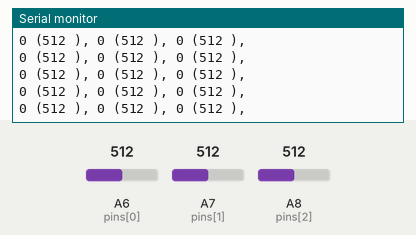
A sketch run on a simulated Arduino Mega 2560, built with avr-gcc and run on an emulated ATmega2560. Parts: the last lines printed to the serial monitor. Inputs (shaded band) come from the test bench; at power-on: A6 (pins[0]) = 512, A7 (pins[1]) = 512, A8 (pins[2]) = 512.

Above: at 1.2 s.
1.3 s: A6 (pins[0]) set to 610
At 1.56 s:
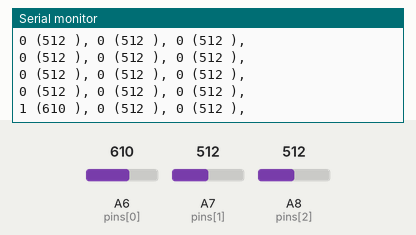
2.8 s: A7 (pins[1]) set to 610
At 2.97 s:
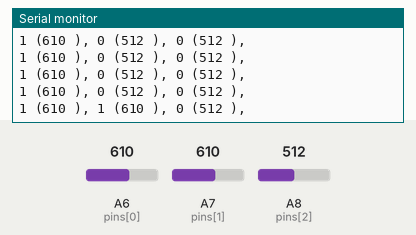
4.3 s: A8 (pins[2]) set to 610
At 4.38 s:
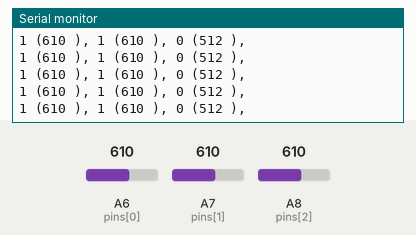
5.8 s: A6 (pins[0]) set to 590
At 5.99 s:
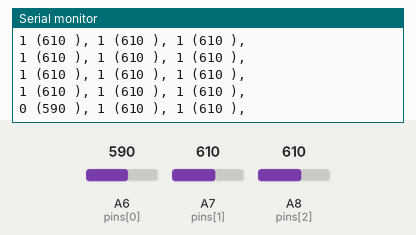
7.3 s: A7 (pins[1]) set to 590
At 7.4 s:
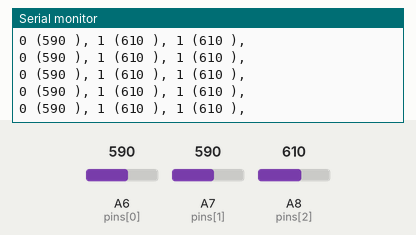
8.8 s: A8 (pins[2]) set to 590
At 8.81 s:
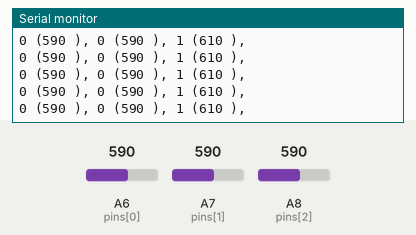
Timing chart, 0 to 11.3 s (numbered marks = the images above; inputs shaded):
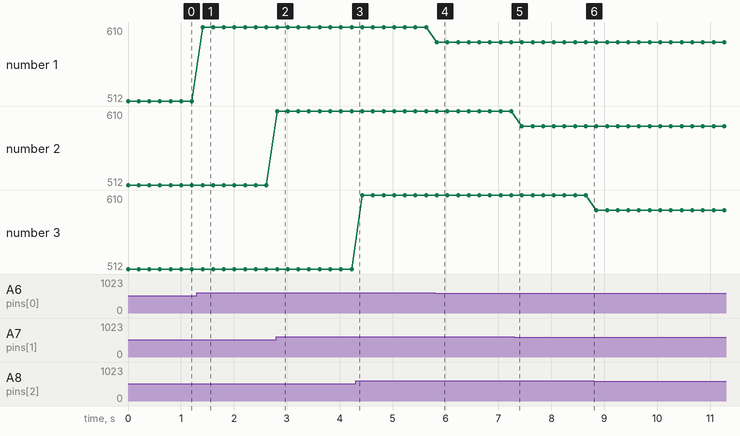

Measured:
- after the input at 1.3 s, the serial monitor: prints a new line after 0.11 s (image 1)
- after the input at 2.8 s, the serial monitor: prints a new line at once (image 2)
- after the input at 5.8 s, the serial monitor: prints a new line at once (image 4)
- plotted number 1: 512 → 610 after the input at 1.3 s, 610 → 590 after the input at 5.8 s

The sketch:

Coin_Sensors.ino
```cpp
// Je nach ausgewählten Pins werden andere Pins beobachtet
// Hierbei wird zunächst der logische, dann der analoge Wert in Klammern ausgegeben
// Der logische Wert entspricht der Auswertung im Programm (1 = besetzt, 0 = frei)
// Reihenfolge: Vorne, Mitte, Hinten

// uint8_t pins[3] = { A0, A1, A2 }; // Gelb
// uint8_t pins[3] = { A3, A4, A5 }; // Rot
uint8_t pins[3] = { A6, A7, A8 }; // Grün
// uint8_t pins[3] = { A9, A10, A11 }; // Lila

#define THRESHHOLD 600

void setup(){
  Serial.begin(9600);
  for(int i = 0; i < 3; i++)
    pinMode(pins[i], INPUT);
}

void loop(){
  for(int i = 0; i < 3; i++) {
    uint16_t value = analogRead(pins[i]);
    Serial.print(value > THRESHHOLD);
    Serial.print(" (");
    Serial.print(value);
    Serial.print(" ), ");
  }
  Serial.println();
  delay(200);
}
```
